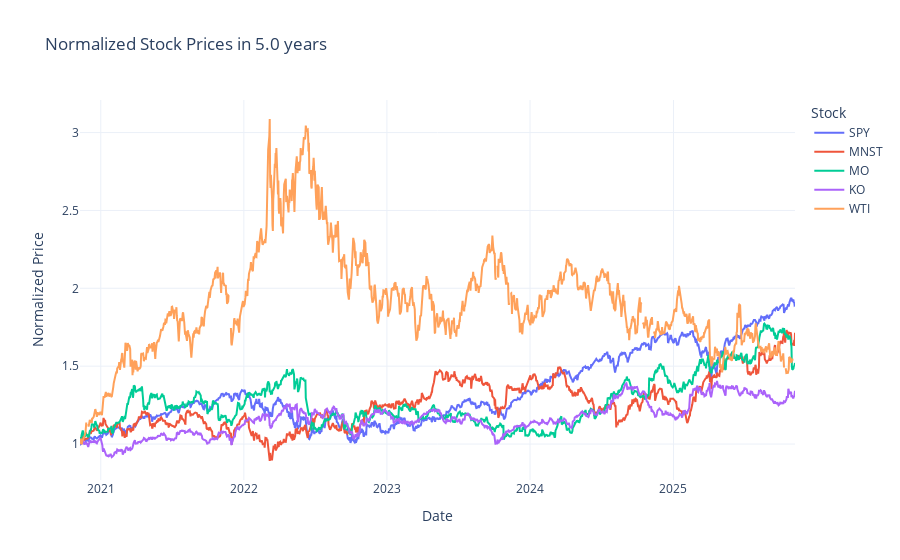

Source (notebook cell):
### Code cell
stock_daily_ts_consolidate_normalized_df = stock_daily_ts_consolidate_df / stock_daily_ts_consolidate_df.iloc[-1]


# Create a Plotly figure
fig = go.Figure()

# Add traces for each stock
for column in stock_daily_ts_consolidate_normalized_df.columns:
    fig.add_trace(go.Scatter(
        x=stock_daily_ts_consolidate_normalized_df.index,
        y=stock_daily_ts_consolidate_normalized_df[column],
        mode='lines',
        name=column
    ))

# Customize layout
fig.update_layout(
    title=f'Normalized Stock Prices in {window_days/365} years',
    xaxis_title='Date',
    yaxis_title='Normalized Price',
    legend_title='Stock',
    template='plotly_white'
)

# Show the plot
fig.show()

### Figure 1 — Plotly figure (JSON) as saved in the notebook; plotly's stock layout.template omitted (floating-point values rounded to 4 significant figures; data arrays with more than 128 entries replaced by an {"elided": "..."} marker saying what was removed)
{"data": [{"mode": "lines", "name": "SPY", "type": "scatter", "x": {"elided": "1256 str values"}, "y": {"elided": "1256 float values"}}, {"mode": "lines", "name": "MNST", "type": "scatter", "x": {"elided": "1256 str values"}, "y": {"elided": "1256 float values"}}, {"mode": "lines", "name": "MO", "type": "scatter", "x": {"elided": "1256 str values"}, "y": {"elided": "1256 float values"}}, {"mode": "lines", "name": "KO", "type": "scatter", "x": {"elided": "1256 str values"}, "y": {"elided": "1256 float values"}}, {"mode": "lines", "name": "WTI", "type": "scatter", "x": {"elided": "1256 str values"}, "y": {"elided": "1256 float values"}}], "layout": {"legend": {"title": {"text": "Stock"}}, "title": {"text": "Normalized Stock Prices in 5.0 years"}, "xaxis": {"title": {"text": "Date"}}, "yaxis": {"title": {"text": "Normalized Price"}}}}
